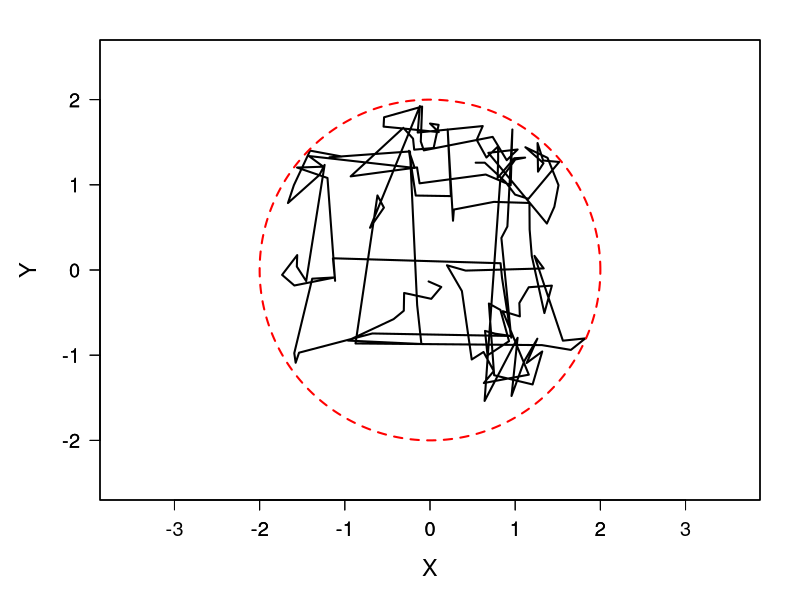

Reproduce this figure in R.

x0 = 0.
y0 = 0.
xn = 0.
yn = 0.

a = 2*runif(1)

d = 0.1

N = 200

X <- c()
Y <- c()

for (i in 1:N)
{
  
  theta = runif(1,0,2*pi)
  
  dx = d*(runif(1)^(-1/a))*cos(theta)
  dy = d*(runif(1)^(-1/a))*sin(theta)
  
  xn = x0 + dx
  yn = y0 + dy
  
  if(xn*xn + yn*yn < 4)
  {
    x0 = xn
    y0 = yn
  }
  
  X[i] <- x0
  Y[i] <- y0
  
}

# --------- Plot styling ---------


par(
  bg = "white",        
  mar = c(5, 5, 2, 2), 
  las = 1,            
  cex.axis = 1.2,      
  cex.lab = 1.4        
)

# Plot trajectory
plot(X, Y,
     type = "l",
     lwd = 2,                 
     col = "black",
     asp = 1,                 
     xlab = "X",
     ylab = "Y",
     xlim = c(-2.5, 2.5),
     ylim = c(-2.5, 2.5),
     axes = TRUE             
)


axis(1, at = seq(-2, 2, 1))
axis(2, at = seq(-2, 2, 1))


box(lwd = 1.5)


theta <- seq(0, 2*pi, length.out = 300)
lines(2*cos(theta), 2*sin(theta),
      col = "red",
      lwd = 2,
      lty = 2)

png("levy_plot.png", width = 800, height = 800,res = 72)

# --------- Save data ---------

data <- data.frame(X, Y)

write.table(data,
            file = 'Traj_levy.dat',
            row.names = FALSE,
            col.names = FALSE,
            sep = '\t')
